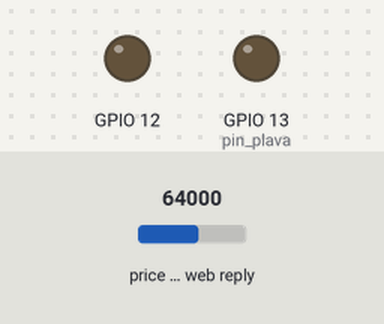
A program run on a simulated ESP8266 (NodeMCU). Parts: output pins drawn as LEDs (lit = HIGH). The inputs (shaded band) are chosen by the test bench; at power-on: price in the web reply 64000. WiFi joins after 1.5 s; servers stay silent unless stated; web services answer with replies made up by the test bench; what the program prints to the serial monitor is not drawn.

Above: at 2.6 s.
At 4.1 s:
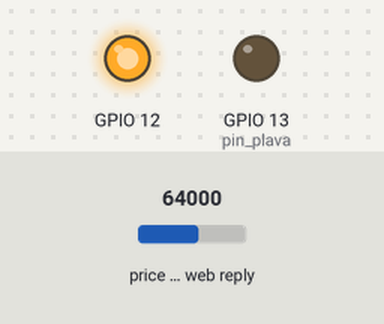
Timing chart, 0 to 5.5 s (numbered marks = the images above):
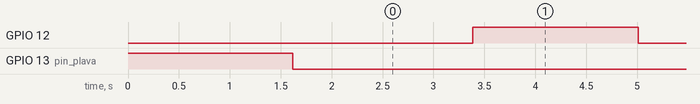

Measured:
- by itself, GPIO 12: alternates HIGH for 1.6 s and LOW for 1.5 s

The program:

main.cpp
```cpp
#include <Arduino.h>
#include <ESP8266WiFi.h>
#include <internetcode.h>
#define pin_plava 13
// #define WIFI_SSID   "Fam Martic"
// #define WIFI_PASS   "obitelj martic"
// //PIN Nr.:  Boja:
// //12        Zelena
// //13        Plava
// //15        Crvena
int connection_indicator;
extern float cryptoPrices[3];

int i_cnt=0;
float btcEur = 0;
float ethEur = 0;
float xmrEur = 0;
void setup()
{
pinMode(pin_plava,OUTPUT);
Connect_WiFi();
Serial.begin(9600);
connection_indicator=Connect_WiFi();
pinMode(connection_indicator,OUTPUT);
getCryptoPrices();
btcEur = getBTC();
ethEur = getETH();
xmrEur = getXMR();

}

void loop()
{
    i_cnt++;
    digitalWrite(connection_indicator, LOW);
    delay(1500);
    digitalWrite(connection_indicator, HIGH);
    delay(1500);
    Serial.println("The current prices of your cryptocurrecies are as follows:");
    Serial.print("-- Bitcoin   : "); Serial.print(cryptoPrices[0]); Serial.println(" €");
    Serial.print("-- Etherium  : "); Serial.print(ethEur); Serial.println(" €");
    Serial.print("-- Monero    : "); Serial.print(xmrEur); Serial.println(" €");
    Serial.println();
    Serial.print("Loop nr. ");
    Serial.print(i_cnt);
    Serial.println(" done!");
    Serial.println("------------------");
}
```

internetcode.h
```cpp
#include <Arduino.h>
#include <ESP8266WiFi.h>
#include <WiFiClientSecure.h>
#include <ArduinoJson.h>
#define pin_plava 13
#define WIFI_SSID   "Fam Martic"
#define WIFI_PASS   "obitelj martic"
#define TEST_HOST "api.coingecko.com"
#define TEST_HOST_FINGERPRINT "33:C5:7B:69:E6:3B:76:5C:39:3D:F1:19:3B:17:68:B8:1B:0A:1F:D9" //ova vrijednost se mijenja svako par mijeseci
//PIN Nr.:  Boja:
//12        Zelena
//13        Plava
//15        Crvena
WiFiClientSecure client;
static float cryptoPrices[3];
//Vrijednos ret integera je broj pina koij trebas ukljuciti da bi boja LED inidcirala status veze (Zelena - Connected, Crvena- Time Out,Plava povezivanje jos u tijeku)
int Connect_WiFi()
{
    digitalWrite(pin_plava, HIGH);
    int i_cnt = 0;
    WiFi.begin(WIFI_SSID,WIFI_PASS);
    Serial.println(); Serial.print("Connecting to :"); Serial.println(WIFI_SSID);
    Serial.print('[');
    while (WiFi.status()!=WL_CONNECTED)
    {
        Serial.print('#');
        i_cnt++;
        delay(200);
        if (WiFi.status() == WL_NO_SSID_AVAIL) //Ako je pogrsan SSID
        {
            Serial.println("]");
            Serial.print("SSID: "); Serial.print(WIFI_SSID); Serial.println(" not avaliable!");
            digitalWrite(pin_plava, LOW);
            return 15;
        }
        if (WiFi.status() == WL_WRONG_PASSWORD) //Ako je pogresna sifra
        {
            Serial.println("]");
            Serial.print("Wrong password for SSID: "); Serial.print(WIFI_SSID); Serial.println("!");
            digitalWrite(pin_plava, LOW);
            return 15;
        }
        if (i_cnt > 100)                        //Ovo se brine o tome da se ne povezuje beskrajno dugo u slucaju greske
        {
            Serial.println("]");
            Serial.println("Connection failed(connection time too long)!");
            digitalWrite(pin_plava, LOW);
            return 15;
        }
    }
    Serial.println("]");
    IPAddress ip = WiFi.localIP();
    Serial.print("Conected to:"); Serial.print(WIFI_SSID); Serial.print(" | IP:"); Serial.println(ip);
    digitalWrite(pin_plava, LOW);
    client.setFingerprint(TEST_HOST_FINGERPRINT);
    return 12;
}
//pokusatu cu sa set insecure,
void getCryptoPrices()
{
  if (!client.connect(TEST_HOST, 443))
{
    Serial.println(F("Connection failed"));
    return;
}

  // give the esp a breather
  yield();

  // Send HTTP request
  client.print(F("GET "));
  // This is the second half of a request (everything that comes after the base URL)
  client.print("/api/v3/simple/price?ids=ethereum%2Cbitcoin%2Cmonero&vs_currencies=eur"); // %2C == ,

    client.println(F(" HTTP/1.0"));

  //Headers
  client.print(F("Host: "));
  client.println(TEST_HOST);

  client.println(F("Cache-Control: no-cache"));

  if (client.println() == 0)
  {
    Serial.println(F("Failed to send request"));
    return;
  }
  //delay(100);
  // Check HTTP status
  char status[32] = {0};
  client.readBytesUntil('\r', status, sizeof(status));

  // Check if it responded "OK" with either HTTP 1.0 or 1.1
//   if (strcmp(status, "HTTP/1.0 200 OK") != 0 || strcmp(status, "HTTP/1.1 200 OK") != 0)
//   {
//     {
//       Serial.print(F("Unexpected response: "));
//       Serial.println(status);
//       return;
//     }
//   }

  // Skip HTTP headers
  char endOfHeaders[] = "\r\n\r\n";
  if (!client.find(endOfHeaders))
  {
    Serial.println(F("Invalid response"));
    return;
  }

  // For APIs that respond with HTTP/1.1 we need to remove
  // the chunked data length values at the start of the body
  //
  // peek() will look at the character, but not take it off the queue
  while (client.available() && client.peek() != '{' && client.peek() != '[')
  {
    char c = 0;
    client.readBytes(&c, 1);
    Serial.print(c);
    Serial.println("BAD");
  }

  // // While the client is still availble read each
  // // byte and print to the serial monitor
  // while (client.available())
  // {
  //   char c = 0;
  //   client.readBytes(&c, 1);
  //   Serial.print(c);
  // }

  DynamicJsonDocument doc(192); //Ovo je od JSON ASSISTANTA

  DeserializationError error = deserializeJson(doc, client);

if (error) {
  Serial.print(F("deserializeJson() failed: "));
  Serial.println(error.f_str());
  return;
}
int i = 0;

for (JsonPair item : doc.as<JsonObject>())
{
  const char* item_key = item.key().c_str(); // "bitcoin", "ethereum", "monero"

  float value_eur = item.value()["eur"]; // 41621, 3078.12, 203.46
  cryptoPrices[i]= value_eur;
  i++;
  Serial.println();
  Serial.println(value_eur);
}


}
float getBTC()
{
  if (cryptoPrices[0]==NULL) Serial.println("Error BTC PRICE is NULL");
  return cryptoPrices[0];
}
float getETH()
{
  if (cryptoPrices[1]==NULL) Serial.println("Error ETH PRICE is NULL");
  return cryptoPrices[1];
}
float getXMR()
{
  if (cryptoPrices[2]==NULL) Serial.println("Error XMR PRICE is NULL");
  return cryptoPrices[2];
}
```
